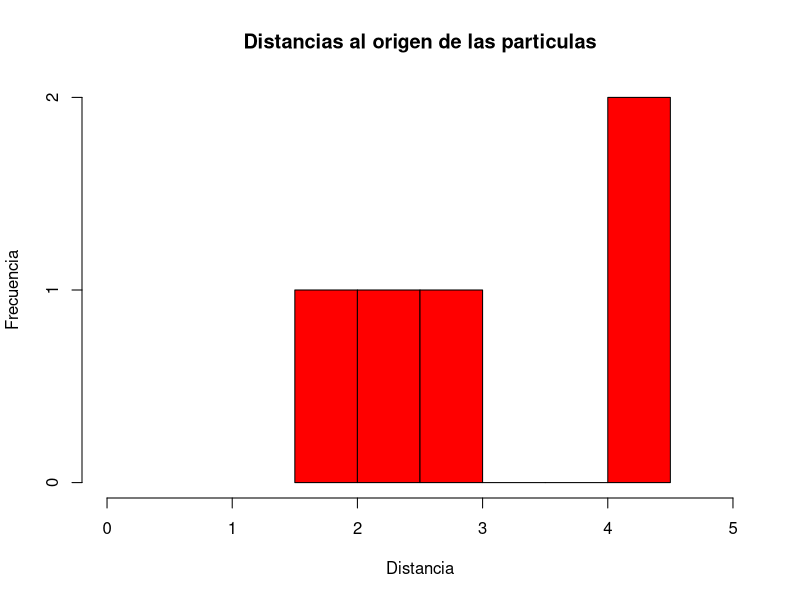

The R script that drew this image:

# Se lee el archivo 'datos.txt' y se le asigna al objeto 'distancias'.

distancias <- read.table('datos.txt')


# Se crea el histograma con la columna 'V1' de 'distancias'
# y se establecen los parámetros del histograma.

hist(distancias$V1,
     main = 'Distancias al origen de las particulas',
     xlab = 'Distancia',
     ylab = 'Frecuencia',
     xlim = c(0,5),
     col = 'red')
